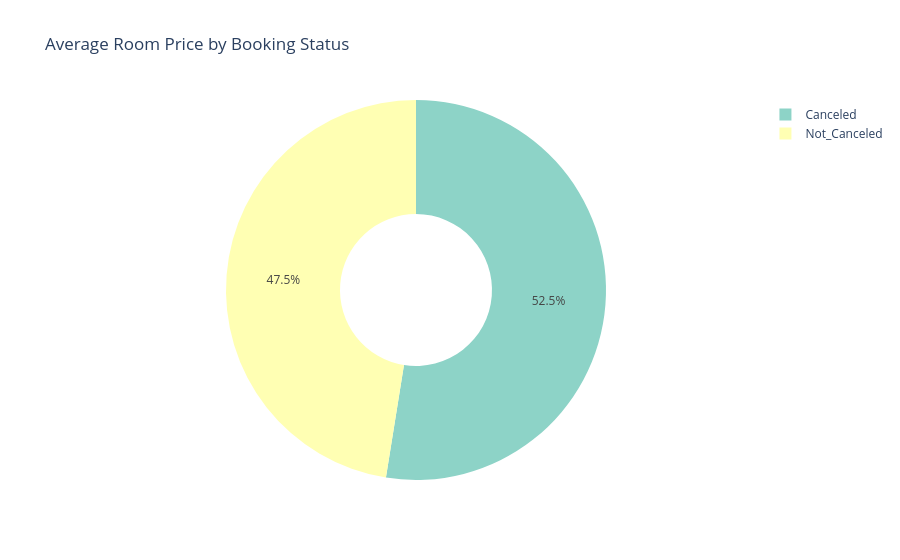

Notebook cell for this chart:
### Markdown cell above
Observation : Through the analysis of average room price depending on booking status, it is concluded that Not_Canceled bookings have greter Average Room Price than canceled bookings. Therefore, one can conclude that customers whose bookings are confirmed usually make more expensive bookings.

### Code cell
if df['booking status'].dtypes == 'object':
    df['booking status'] = df['booking status'].astype('category')

status_vs_price = df.groupby('booking status', observed=True)['average price'].mean().reset_index()

fig = pltx.pie(
    status_vs_price,
    names='booking status',
    values='average price',
    title='Average Room Price by Booking Status',
    hole=0.4,
    color_discrete_sequence=pltx.colors.qualitative.Set3
)

fig.show()

### Figure 1 — Plotly figure (JSON) as saved in the notebook; plotly's stock layout.template omitted (floating-point values rounded to 4 significant figures)
{"data": [{"domain": {"x": [0, 1], "y": [0, 1]}, "hole": 0.4, "hovertemplate": "booking status=%{label}<br>average price=%{value}<extra></extra>", "labels": ["Canceled", "Not_Canceled"], "legendgroup": "", "name": "", "showlegend": true, "type": "pie", "values": [110.6, 99.93]}], "layout": {"legend": {"tracegroupgap": 0}, "piecolorway": ["rgb(141,211,199)", "rgb(255,255,179)", "rgb(190,186,218)", "rgb(251,128,114)", "rgb(128,177,211)", "rgb(253,180,98)", "rgb(179,222,105)", "rgb(252,205,229)", "rgb(217,217,217)", "rgb(188,128,189)", "rgb(204,235,197)", "rgb(255,237,111)"], "title": {"text": "Average Room Price by Booking Status"}}}
